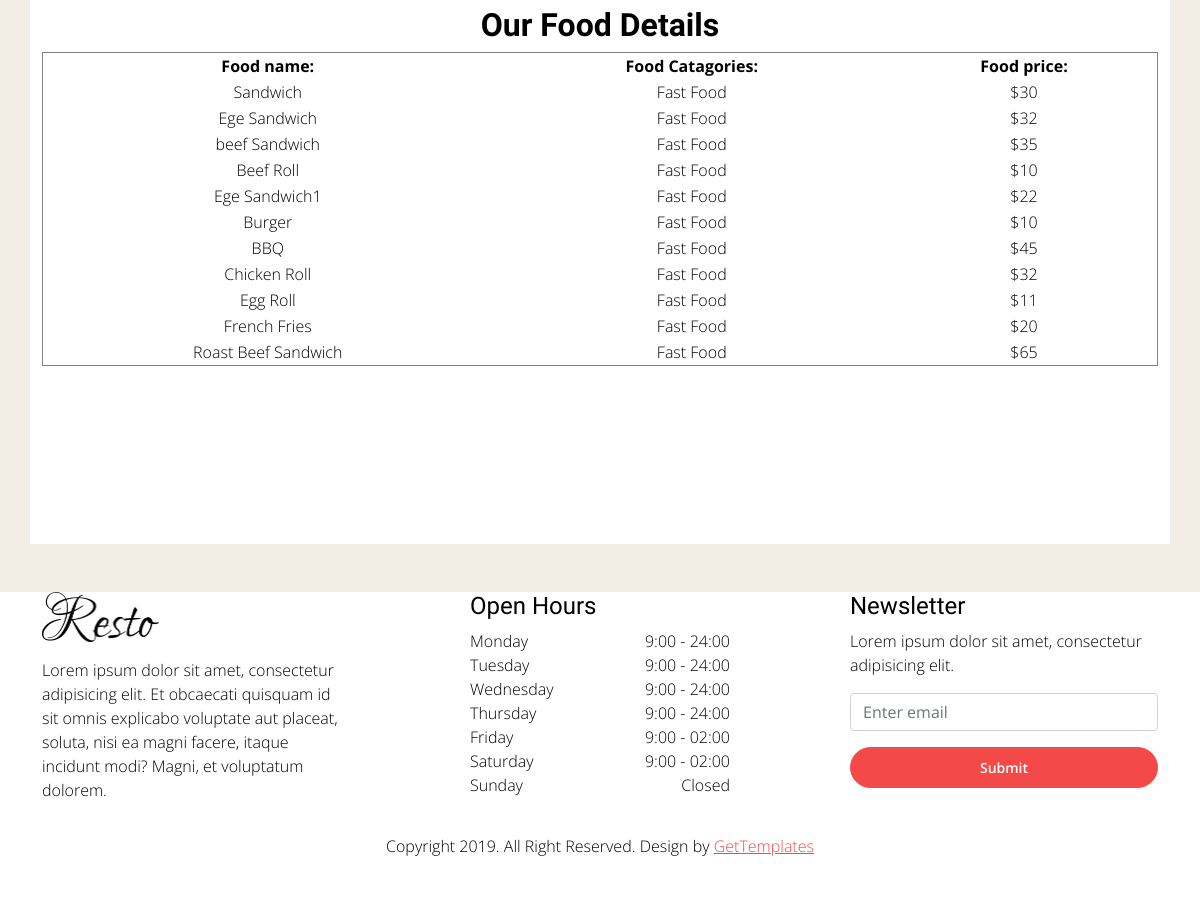
/menu/ (lower part), run on an earlier commit of the app's database.
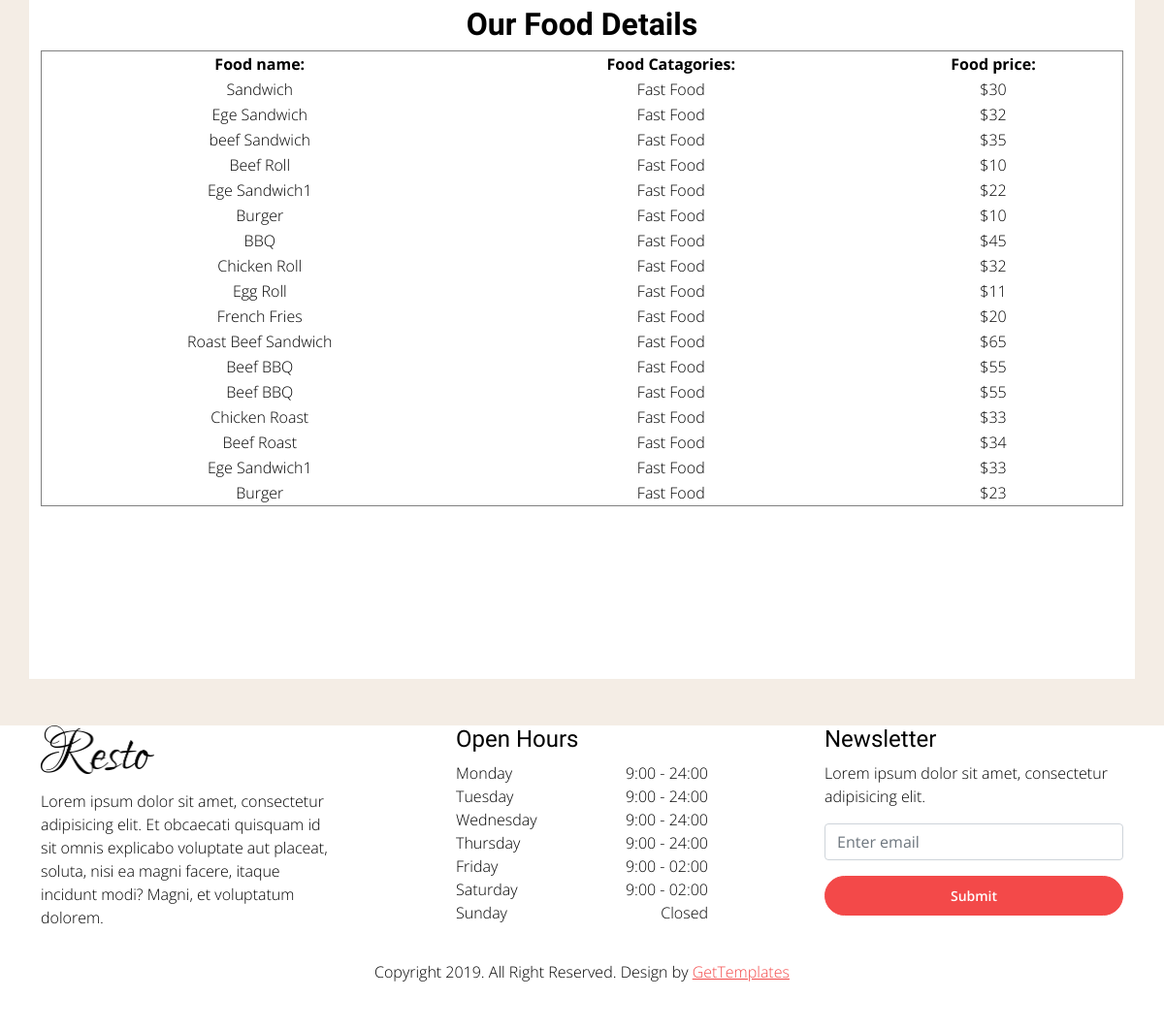
And on a later commit of the database.
### website_template/models.py (models this page shows, shortened)
class Menu(models.Model):
    Food_name = models.CharField(max_length=100)
    Food_Catagories = models.CharField(max_length=50)
    Food_price = models.IntegerField()

### website_template/views.py (the view)
# urls.py: path('menu/', views.menu, name='menu'),
def menu(request):
    if request.method == 'POST':
        form = MenuForm(request.POST or None)
        if form.is_valid():
            form.save()
            messages.success(request,('Food is added Successfully!'))
    food = Menu.objects.all
    dic = {'text1':'Our Food Details ' , 'food_list': food , 'pr':'$'}
    return render(request,'menu.html', dic)

### templates/menu.html (shortened to what the changed rows need)
{% extends "base.html" %}
{% block body_block %}
{% load static %}
                <section id="gtco-menu" class="section-padding">
                    <div class="container">
                        <div class="section-content">
                            <div class="row">
                                <div class="col-lg-12 mt-5 mb-5">
                                    <h2 class="text-center">{{ text1 }}</h2>
                                    <table border="1" width=100%>
                                        <tr class="text-center">
                                            <th>Food name:</th>
                                            <th>Food Catagories:</th>
                                            <th>Food price:</th>
                                        </tr>
                                        {% for row in food_list %}
                                        <tr class="text-center">
                                            <td>{{ row.Food_name }}</td>
                                            <td>{{ row.Food_Catagories }}</td>
                                            <td>{{ pr }}{{ row.Food_price }}</td>
                                        </tr>
                                        {% endfor %}
                                    </table>
                                </div>
                            </div>
                        </div>
                    </div>
                </section>
            </div>
{% endblock %}

What changed in the data, as far as the page shows it:
added Menu: Food_name "Beef BBQ", Food_Catagories "Fast Food", pr "$", Food_price "55"
added Menu: Food_name "Beef BBQ", Food_Catagories "Fast Food", pr "$", Food_price "55"
added Menu: Food_name "Chicken Roast", Food_Catagories "Fast Food", pr "$", Food_price "33"
added Menu: Food_name "Beef Roast", Food_Catagories "Fast Food", pr "$", Food_price "34"
added Menu: Food_name "Ege Sandwich1", Food_Catagories "Fast Food", pr "$", Food_price "33"
added Menu: Food_name "Burger", Food_Catagories "Fast Food", pr "$", Food_price "23"
